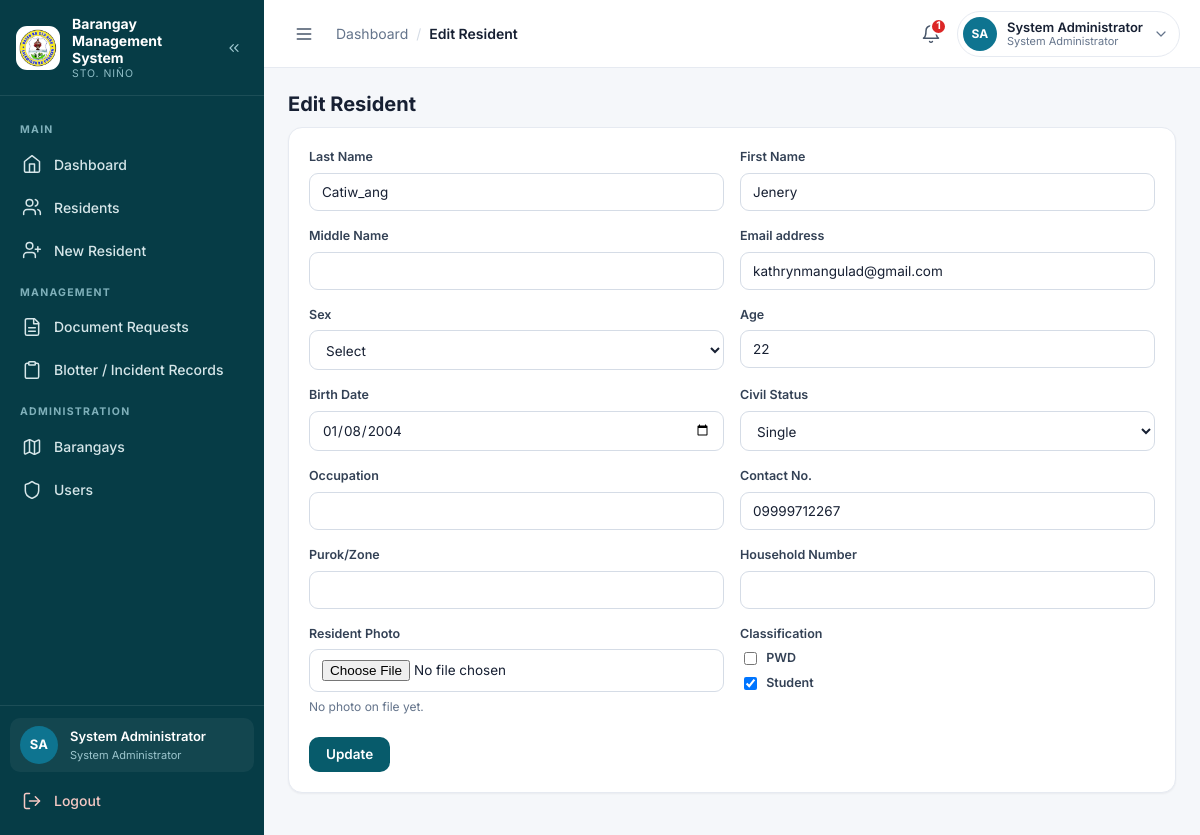
Page /pages/resident_edit.php?id=35 (signed in) on the committed database.
### tables this page shows
CREATE TABLE `residents` (
  `id` int(11) NOT NULL AUTO_INCREMENT,
  `barangay_id` int(11) NOT NULL,
  `user_id` int(11) DEFAULT NULL,
  `last_name` varchar(255) NOT NULL,
  `first_name` varchar(100) NOT NULL,
  `middle_name` varchar(100) DEFAULT NULL,
  `sex` varchar(20) DEFAULT NULL,
  `age` int(11) NOT NULL,
  `birth_date` date DEFAULT NULL,
  `civil_status` varchar(50) DEFAULT NULL,
  `occupation` varchar(100) DEFAULT NULL,
  `contact_no` varchar(30) DEFAULT NULL,
  `email` varchar(255) DEFAULT NULL,
  `address` varchar(255) DEFAULT NULL,
  `photo` varchar(255) DEFAULT NULL,
  `household_no` varchar(50) DEFAULT NULL,
  `is_pwd` enum('Yes','No') NOT NULL DEFAULT 'No',
  `is_student` enum('Yes','No') NOT NULL DEFAULT 'No',
  `created_at` timestamp NOT NULL DEFAULT current_timestamp(),
  `updated_at` timestamp NOT NULL DEFAULT current_timestamp(),
  `deleted_at` timestamp NULL DEFAULT NULL,
  PRIMARY KEY (`id`),
  UNIQUE KEY `uq_residents_user` (`user_id`),
  KEY `idx_residents_barangay` (`barangay_id`),
  KEY `idx_residents_deleted_at` (`deleted_at`),
  CONSTRAINT `residents_ibfk_1` FOREIGN KEY (`barangay_id`) REFERENCES `barangays` (`id`),
  CONSTRAINT `fk_residents_user` FOREIGN KEY (`user_id`) REFERENCES `users` (`id`) ON DELETE SET NULL ON UPDATE CASCADE
);

CREATE TABLE `users` (
  `id` int(11) NOT NULL AUTO_INCREMENT,
  `username` varchar(100) NOT NULL,
  `email` varchar(255) DEFAULT NULL,
  `password` varchar(255) NOT NULL,
  `full_name` varchar(150) NOT NULL,
  `role` enum('admin','secretary','resident') NOT NULL DEFAULT 'secretary',
  `barangay_id` int(11) DEFAULT NULL,
  `brgy_name` varchar(100) DEFAULT NULL,
  `created_at` timestamp NOT NULL DEFAULT current_timestamp(),
  `status` enum('pending','active','rejected','suspended') NOT NULL DEFAULT 'active',
  `deleted_at` timestamp NULL DEFAULT NULL,
  PRIMARY KEY (`id`),
  UNIQUE KEY `username` (`username`),
  UNIQUE KEY `uq_users_email` (`email`),
  KEY `barangay_id` (`barangay_id`),
  KEY `idx_users_deleted_at` (`deleted_at`),
  CONSTRAINT `users_ibfk_1` FOREIGN KEY (`barangay_id`) REFERENCES `barangays` (`id`)
);

### config/config.php (called while the page is built, shortened)
<?php
function e($value) { return htmlspecialchars((string)$value, ENT_QUOTES, 'UTF-8'); }

### pages/resident_edit.php (the view, shortened to what this page needs)
<?php
require_once __DIR__ . '/../config/config.php'; require_once __DIR__ . '/../includes/mailer.php'; require_staff(); $id=(int)($_GET['id']??0);$page_title='Edit Resident';
$s=$conn->prepare('SELECT r.*, u.email AS account_email, u.id AS account_id FROM residents r LEFT JOIN users u ON u.id = r.user_id WHERE r.id=? AND r.deleted_at IS NULL LIMIT 1');
$s->bind_param('i',$id);$s->execute();
$r=$s->get_result()->fetch_assoc();$s->close();if(!$r)die('Resident not found.');
include BASE_PATH . '/partials/header.php';?>
<h2>Edit Resident</h2>
<div class="card">
<form method="post" enctype="multipart/form-data"><?= csrf_field() ?><div class="form-grid">
    <div><label for="last_name">Last Name</label><input id="last_name" name="last_name" value="<?=e($r['last_name'])?>" required></div>
    <div><label for="first_name">First Name</label><input id="first_name" name="first_name" value="<?=e($r['first_name'])?>" required></div>
    <div><label for="middle_name">Middle Name</label><input id="middle_name" name="middle_name" value="<?=e($r['middle_name']) ?>"></div>
    <div><label for="email">Email address</label><input id="email" type="email" name="email" maxlength="255" autocomplete="email" value="<?=e($r['email'] ?? ($r['account_email'] ?? '')) ?>" placeholder="Contact email (optional)"></div>
    <div>
        <label for="sex">Sex</label>
        <select id="sex" name="sex">
            <option value="">Select</option>
        </select>
    </div>
    <div><label for="age">Age</label><input id="age" type="number" min="0" max="150" name="age" value="<?=e($r['age']) ?>" readonly title="Automatically computed from the birth date"></div>
    <?php $bd_min = date('Y-m-d', strtotime('-120 years')); $bd_max = date('Y-m-d'); ?>
    <div><label for="birth_date">Birth Date</label><input id="birth_date" type="date" name="birth_date" value="<?=e($r['birth_date']) ?>" min="<?= e($bd_min) ?>" max="<?= e($bd_max) ?>"></div>
    <div>
        <label for="civil_status">Civil Status</label>
        <select id="civil_status" name="civil_status">
            <option value="Single"<?= $r['civil_status'] === 'Single' ? ' selected' : '' ?>>Single</option>
        </select>
    </div>
    <div><label for="occupation">Occupation</label><input id="occupation" name="occupation" value="<?=e($r['occupation']) ?>"></div>
    <div><label for="contact_no">Contact No.</label><input id="contact_no" name="contact_no" value="<?=e($r['contact_no']) ?>"></div>
    <div><label for="address">Purok/Zone</label><input id="address" name="address" value="<?=e($r['address']) ?>"></div>
    <div><label for="household_no">Household Number</label><input id="household_no" type="text" name="household_no" value="<?=e($r['household_no']) ?>"></div>
    <div>
        <label for="photo">Resident Photo</label>
        <input id="photo" type="file" name="photo" accept="image/*">
        <?php if (!empty($r['photo']) && @file_exists(BASE_PATH . '/' . $r['photo'])): ?>
            <p class="field-hint">Current photo on file. Leave blank to keep it.</p>
            <img src="<?= e(url($r['photo'])) ?>" alt="" style="width:80px;height:80px;object-fit:cover;border-radius:10px;display:block;margin-top:8px">
        <?php else: ?>
            <p class="field-hint">No photo on file yet.</p>
        <?php endif; ?>
    </div>
    <div>
        <span class="field-label">Classification</span>
        <label><input type="checkbox" name="is_pwd" value="Yes"<?= $r['is_pwd'] === 'Yes' ? ' checked' : '' ?>> PWD</label>
        <label><input type="checkbox" name="is_student" value="Yes"<?= $r['is_student'] === 'Yes' ? ' checked' : '' ?>> Student</label>
    </div>
</div><br><button class="btn" type="submit">Update</button></form></div><?php include BASE_PATH . '/partials/footer.php';

### assets/css/style.css (style rules this page uses)
:root { --primary: #075B6B; --primary-700: #054C59; --primary-900: #063C46; --secondary: #0E7490; --accent: #E58B82; --bg: #F5F7FA; --card: #FFFFFF; --text: #172033; --muted: #64748B; --success: #16A34A; --warning: #F59E0B; --danger: #DC2626; --info: #0E7490; --border: #E6EAF1; --border-strong: #D5DCE6; --sidebar-w: 264px; --sidebar-w-collapsed: 78px; --topbar-h: 68px; --radius: 14px; --radius-sm: 10px; --radius-lg: 18px; --shadow-sm: 0 1px 2px rgba(16, 24, 40, .05); --shadow: 0 4px 16px rgba(16, 24, 40, .06); --shadow-md: 0 12px 32px rgba(16, 24, 40, .12); --ring: 0 0 0 3px rgba(14, 116, 144, .18); --font: 'Inter', system-ui, -apple-system, 'Segoe UI', Roboto, Arial, sans-serif; }
*, *::before, *::after { box-sizing: border-box; }
html { -webkit-text-size-adjust: 100%; }
body { margin: 0; font-family: var(--font); background: var(--bg); color: var(--text); font-size: 14px; line-height: 1.5; -webkit-font-smoothing: antialiased; }
h1, h2, h3, h4 { margin: 0 0 10px; color: var(--text); line-height: 1.25; }
h2 { font-size: 20px; font-weight: 700; }
p { margin: 0 0 10px; }
.btn, .btn-primary { display: inline-flex; align-items: center; justify-content: center; gap: 8px; background: var(--primary); color: #fff; border: 1px solid transparent; border-radius: 10px; padding: 10px 16px; font-size: 13.5px; font-weight: 600; text-decoration: none; cursor: pointer; font-family: inherit; line-height: 1; transition: background .15s, box-shadow .15s, transform .05s; }
.card { background: var(--card); border: 1px solid var(--border); border-radius: var(--radius); padding: 20px; box-shadow: var(--shadow-sm); margin-bottom: 18px; min-width: 0; }
label { display: block; font-size: 12.5px; font-weight: 600; color: #334155; margin-bottom: 6px; }
input, select, textarea { width: 100%; padding: 10px 12px; border: 1px solid var(--border-strong); border-radius: 9px; background: #fff; font-size: 13.5px; color: var(--text); font-family: inherit; }
input[type="checkbox"], input[type="radio"] { width: auto; }
label > input[type="checkbox"], label > input[type="radio"] { margin-right: 6px; }
.form-grid { display: grid; grid-template-columns: repeat(2, minmax(0, 1fr)); gap: 16px; }
.field-label { display: block; font-size: 12.5px; font-weight: 600; color: #334155; margin-bottom: 6px; }
label > input[type="checkbox"], label > input[type="radio"] { vertical-align: middle; }
.field-hint { margin: 6px 0 0; font-size: 12px; color: var(--muted); line-height: 1.45; }

### rows in the picture
residents: last_name "Catiw_ang", first_name "Jenery", email "kathrynmangulad@gmail.com", age "22", birth_date "01/08/2004", civil_status "Single", contact_no "09999712267", is_student "☑"

### other values in the picture
$group "MAIN"
$item['label'] "Dashboard"
$item['label'] "Residents"
$item['label'] "New Resident"
$group "MANAGEMENT"
$item['label'] "Document Requests"
$item['label'] "Blotter / Incident Records"
$group "ADMINISTRATION"
$item['label'] "Barangays"
$item['label'] "Users"
$initials "SA"
$full_name "System Administrator"
$role_label "System Administrator"
$crumb "Edit Resident"
$pending_notice "1"
